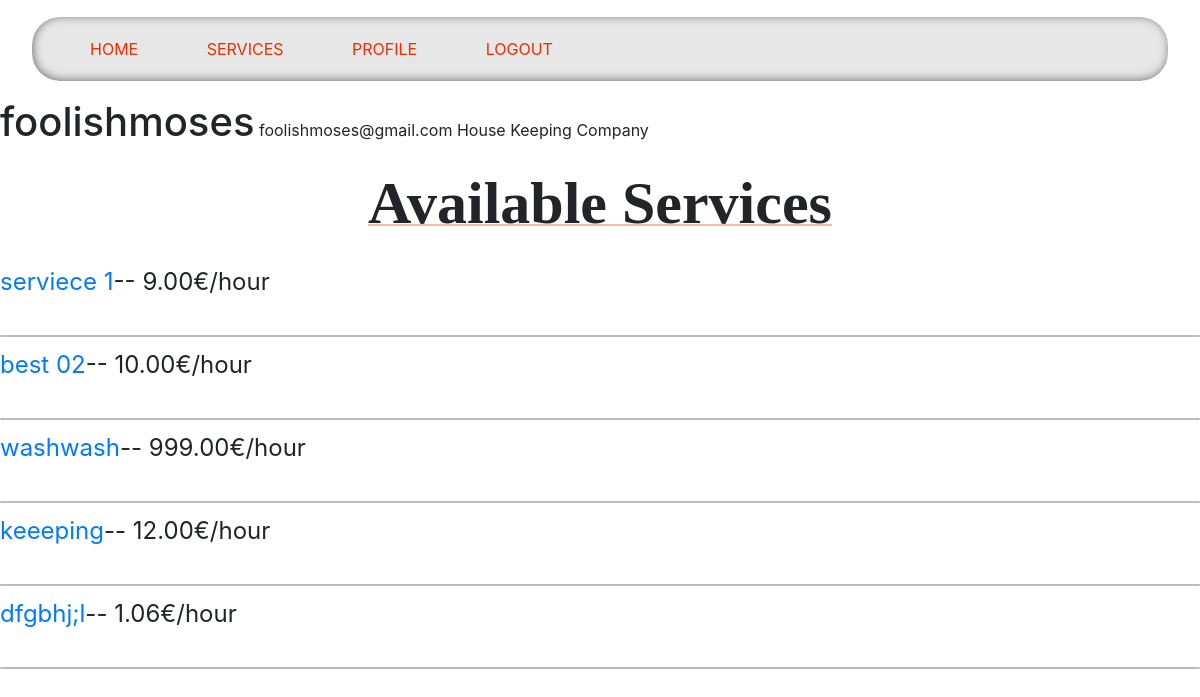
/company/foolishmoses, run on an earlier commit of the app's database.
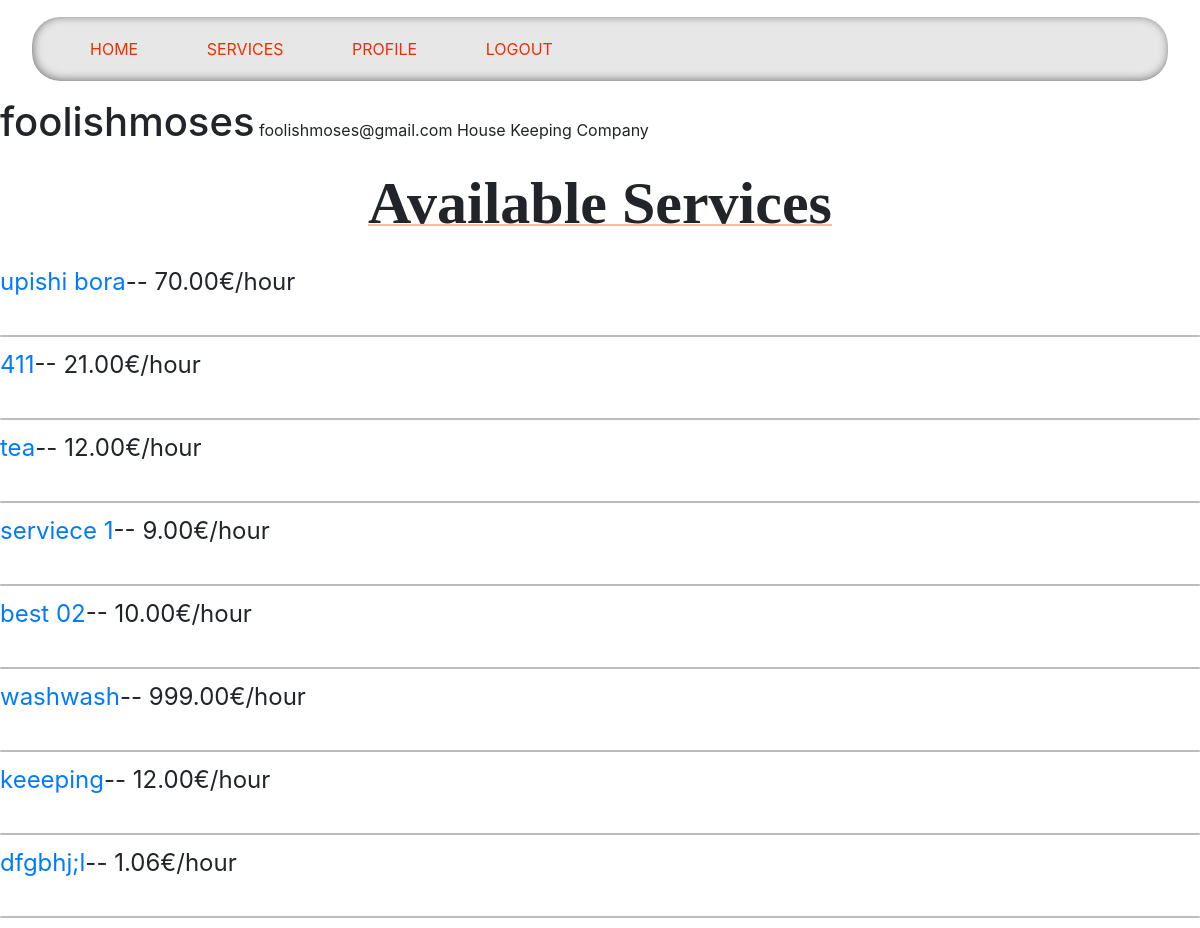
And on a later commit of the database.
### services/models.py (models this page shows, shortened)
class Service(models.Model):
    company = models.ForeignKey(Company, on_delete=models.CASCADE)
    name = models.CharField(max_length=40)
    description = models.TextField()
    price_hour = models.DecimalField(decimal_places=2, max_digits=100)
    rating = models.IntegerField(validators=[MinValueValidator(
        0), MaxValueValidator(5)], default=0)
    choices = (
        ('Air Conditioner', 'Air Conditioner'),
        ('Carpentry', 'Carpentry'),
        ('Electricity', 'Electricity'),
        ('Gardening', 'Gardening'),
        ('Home Machines', 'Home Machines'),
        ('House Keeping', 'House Keeping'),
        ('Interior Design', 'Interior Design'),
        ('Locks', 'Locks'),
        ('Painting', 'Painting'),
        ('Plumbing', 'Plumbing'),
        ('Water Heaters', 'Water Heaters'),
    )
    field = models.CharField(max_length=30, blank=False,
                             null=False, choices=choices)
    date = models.DateTimeField(auto_now=True, null=False)

### netfix/views.py (the view)
# urls.py: path('company/<slug:name>', v.company_profile, name='company_profile')
def company_profile(request, name):
    user = User.objects.get(username=name)
    services = Service.objects.filter(
        company=Company.objects.get(user=user)).order_by("-date")
    print("services")
    return render(request, 'users/profile.html', {'user': user, 'services': services})

### users/templates/users/profile.html (shortened to what this page needs)
{% extends 'main/base.html' %}
{% block content %}
    {% if user.is_customer %}
        <div style="display: ruby;">
            <h1>{{ user.username }} ({{user_age}} y/o)</h1>
            <p>{{ user.email }}</p>
            <p style="float: right;">Customer</p>
        </div>
    {% else %}
        <div style="display: ruby;">
            <h1>{{ user.username }}</h1>
            <p> {{ user.email }}</p>
            <p style="float: right;">{{user.company.field}} Company</p>
        </div>
       {% endif %}
    {% if 'customer' in request.path %}
        <p class="title">Previously Requested Services</p>
    {% else %}
        <p class="title">Available Services</p>
    {% endif %}
    {% if user.is_customer %}
        {% for service in services %}
            <div>
                <a href="/services/{{service.service.id}}">{{service.service.name}}</a> ({{service.service.field}})
                <p style="margin: 0; display: inline-block;"> ❱❱ {{service.price}}</p>
                <p style="margin: 0; display: inline-block;"> ❱❱ {{ service.date }}</p>
                <p style="float: right; margin: 0;">
                    by <a href="/company/{{service.service.company.user}}">{{service.service.company.user}}</a>
                </p>
            </div>
            <div class="line"></div>
        {% endfor %}
    {% else %}
        {% for service in services %}
        <div class="list_services_profile">
            <a href="/services/{{service.id}}">{{service.name}}</a>-- {{service.price_hour}}€/hour
            <div class="line"></div>
        </div>
        {% endfor %}
    {% endif %}
{% endblock %}

What changed in the data, as far as the page shows it:
added Service: name "upishi bora", price_hour "70.00"
added Service: name "411", price_hour "21.00"
added Service: name "tea", price_hour "12.00"
